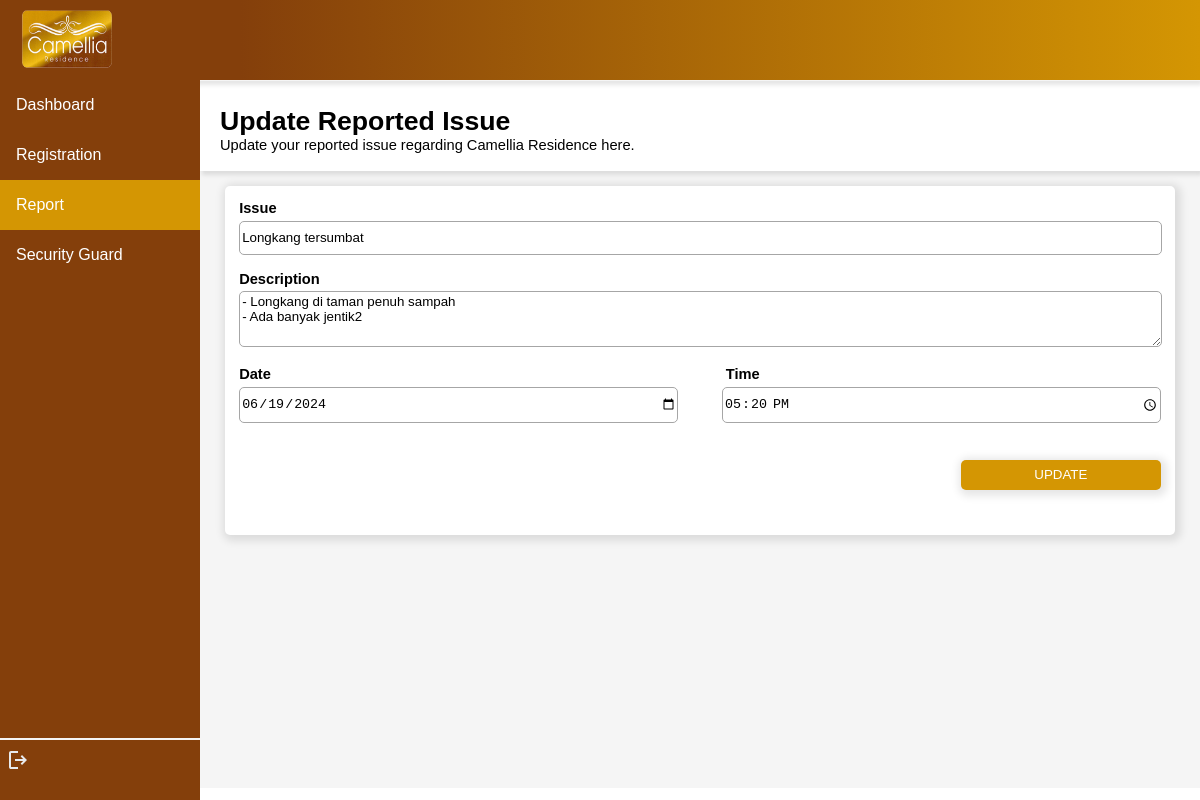
Screenshot of /camelliaresidence/residentreport/updateissue/RES50-001/7 with the database file from the repository.
### residentialvisitor/models.py (models this page shows)
class ReportIssue(models.Model):
    issueName = models.TextField(max_length=255)
    description = models.TextField(max_length=255)
    date = models.DateField()
    time = models.TimeField()
    status = models.TextField(max_length=10, default='Submitted') #Submitted / In progress / Completed
    measuresTaken = models.TextField(max_length=255, null=True)
    resID = models.ForeignKey(Resident, on_delete=models.CASCADE, null=True)
    guardID = models.ForeignKey(Guard, on_delete=models.CASCADE, null=True)
    adminID = models.ForeignKey(Admin, on_delete=models.CASCADE, null=True)

### residentialvisitor/views.py (the view, shortened to what this page needs)
# urls.py: path('residentreport/updateissue/<str:resID>/<str:id>', views.update_issue, name='update_issue'),
def update_issue(request, resID, id):
    if request.method == "GET":
        myresident = Resident.objects.get(resID=resID)
        myissue = ReportIssue.objects.get(id=id)
        dict = {
            'myresident':myresident,
            'myissue':myissue
        }
        return render(request, 'residentupdate_issue.html', dict)

### residentialvisitor/templates/residentupdate_issue.html (shortened to what this page needs)
<!DOCTYPE html>
<html lang="en">
<head>
</head>
<body>
    {% load static %}
    <header>
        <img src="{% static 'logo.png' %}" alt="" width="90px" height="58px" style="float: left; margin-left: 1%;">
    </header>
    <div class="sidenav">
        <a href="{% url 'resident_dashboard' myresident.resID %}" id="page">Dashboard</a>
        <a href="{% url 'resident_registration' myresident.resID %}" id="page">Registration</a>
        <a href="{% url 'resident_report' myresident.resID %}" class="active" id="page">Report</a>
        <a href="{% url 'resident_guard' myresident.resID %}" id="page">Security Guard</a>
        <br>
        <hr>
        <a href="{% url 'resident_login' %}" style="margin-left: 3%;"><svg xmlns="http://www.w3.org/2000/svg" height="24px" viewBox="0 -960 960 960" width="24px" fill="#e8eaed"><path d="M200-120q-33 0-56.5-23.5T120-200v-560q0-33 23.5-56.5T200-840h280v80H200v560h280v80H200Zm440-160-55-58 102-102H360v-80h327L585-622l55-58 200 200-200 200Z"/></svg></a>
    </div>
    <div class="content">
        <div id="title">
            <p><span style="font-size: 20pt; font-weight: bold;">Update Reported Issue <br></span>Update your reported issue regarding Camellia Residence here.</p>
        </div>
        <div style="margin: 1%; justify-content: center; height: max-content;">
            <div class="info" style="height: 330px;">
                <form action="" method="post" style="font-weight: bold; padding: 0.5%;">
                    Issue <br><input type="text" name="issueName" required style="width: 99.5%;" value="{{myissue.issueName}}"><br><br>
                    Description <br>
                    <textarea name="description" style="height: 50px; width: 99.5%; font-family: Verdana, Geneva, Tahoma, sans-serif;">{{myissue.description}}</textarea><br><br>
                    <span style="margin-right: 48.9%;">Date</span> Time <br>
                    <input type="date" name="date" required style="width: 47.3%; margin-right: 3.85%; height: 34px;" value="{{myissue.date|date:'Y-m-d'}}">
                    <input type="time" name="time" required style="width: 47.3%; float: right; height: 34px;" value="{{myissue.time|date:'H:i'}}"><br><br><br>
                    <input type="submit" value="UPDATE" id="submitbut">
                </form>
        </div>
    </div>
</body>
</html>

### residentialvisitor/templates/residentupdate_issue.html (style rules this page uses)
body { margin: 0%; top: 0; font-family: Verdana, Geneva, Tahoma, sans-serif; }
header { background-image: linear-gradient(270deg, rgba(212, 150, 3, 1) 0%, rgba(132, 63, 11, 1) 80%); height: 70px; border-bottom: 1px solid whitesmoke; padding-top: 10px; padding-left: 10px; top: 0; position: sticky; background-color: white; box-shadow: 2px 4px 4px rgba(0, 0, 0, 0.1); }
.sidenav { height: 100%; width: 200px; position: fixed; z-index: 1; top: 80px; left: 0; background-color: #843F0B; overflow-x: hidden; }
.sidenav #page { display: block; color: white; padding: 16px; text-decoration: none; }
.sidenav #page.active { background-color: #d49603; color: white; }
div.content { margin-left: 200px; height: 707px; background-color: whitesmoke; font-size: 11pt; }
#title { background-color: white; box-shadow: 2px 4px 4px rgba(0, 0, 0, 0.1); height: 80px; padding-left: 2%; padding-top: 1%; }
.info { background-color: white; box-shadow: 2px 2px 8px 4px rgba(0, 0, 0, 0.1); border-radius: 5px; padding: 1%; margin: 1.5%; }
hr { border: 0.5px solid whitesmoke; margin-top: 440px; }
input,textarea,select:hover { cursor: pointer; }
input,textarea,select { height: 30px; border-radius: 5px; border: 1px solid #a6a6a6; margin-top: 0.5%; }
#submitbut { float: right; width: 200px; height: 30px; border-radius: 5px; box-shadow: 2px 2px 8px 4px rgba(0, 0, 0, 0.1); border: 0; background-color: #d49603; color: white; }

### rows the page displays
ReportIssue: issueName "Longkang tersumbat", description "- Longkang di taman penuh sampah - Ada banyak jentik2", date "06/19/2024", time "17:20"
